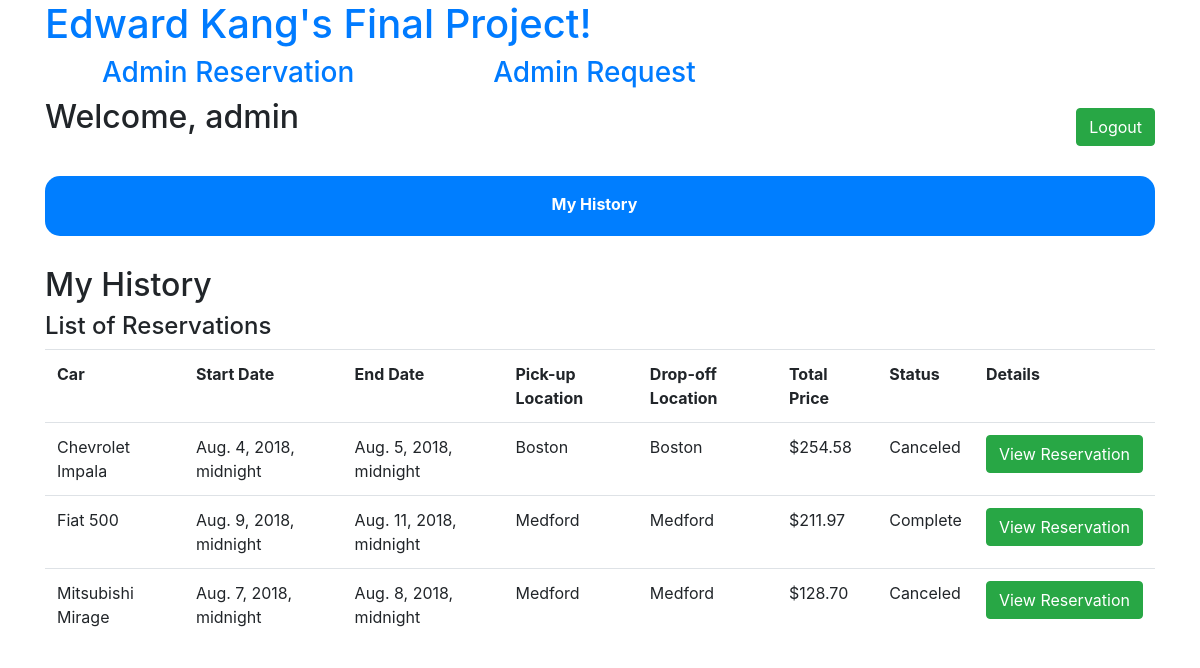
Before: /history (signed in) with the older database file.
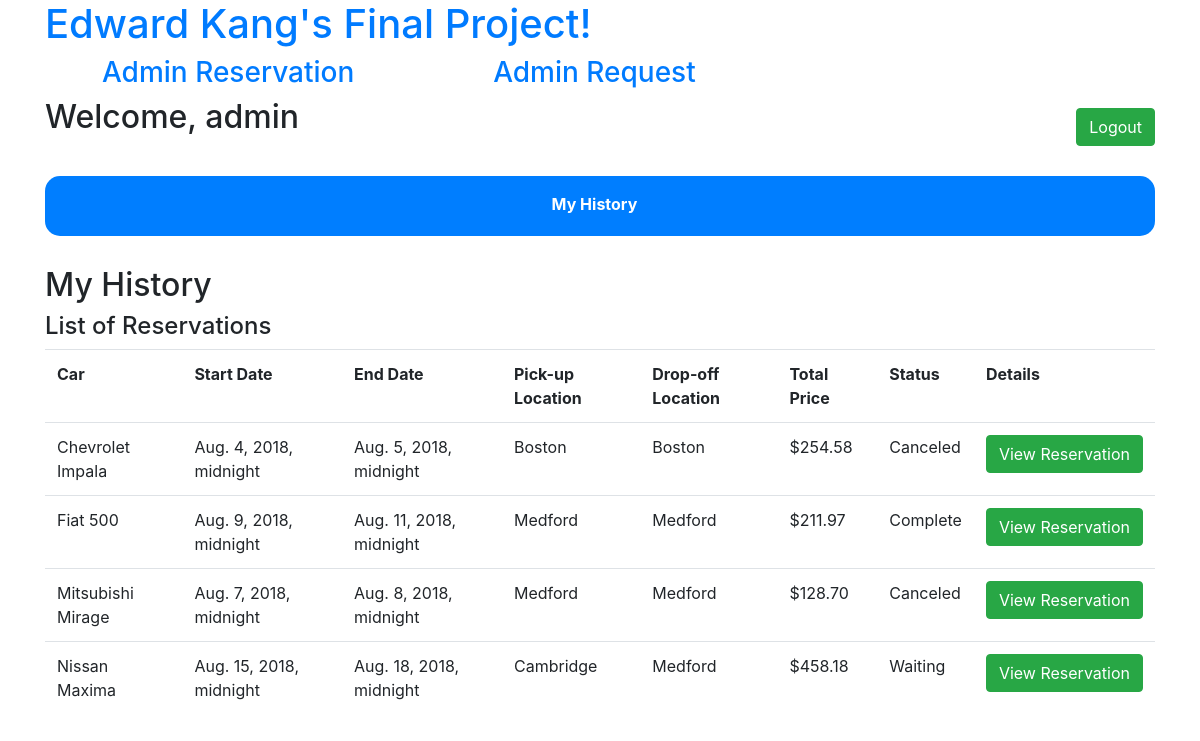
After: the same page with the newer database file.
### rents/models.py (models this page shows, shortened)
class Reservation(models.Model):
    reservation_user = models.ForeignKey(settings.AUTH_USER_MODEL, on_delete=models.CASCADE)
    reservation_car = models.ForeignKey(Car, on_delete=models.CASCADE)
    reservation_start_date = models.DateTimeField()
    reservation_end_date = models.DateTimeField()
    reservation_drop_off = models.ForeignKey(Location, on_delete=models.CASCADE)
    reservation_protection = models.CharField(max_length=64)
    reservation_total_price = models.FloatField()
    reservation_status = models.CharField(max_length=64)
    reservation_request = models.CharField(max_length=64)

class Car(models.Model):
    car_brand = models.CharField(max_length=64)
    car_name = models.CharField(max_length=64)
    car_type = models.CharField(max_length=64)
    car_price = models.FloatField()
    car_size = models.IntegerField()
    car_detail = models.CharField(max_length=64)
    car_status = models.CharField(max_length=64)
    car_location = models.ForeignKey(Location, on_delete=models.CASCADE)

class Location(models.Model):
    location_name = models.CharField(max_length=64)
    location_address = models.CharField(max_length=64)

### rents/views.py (the view)
# urls.py: path("history", views.historyView, name="history"),
def historyView(request):
    if not request.user.is_authenticated:
        return render(request, 'rents/login.html', {'message': 'Please login first.'})
    my_reservation = Reservation.objects.filter(reservation_user__id=request.user.id).all()
    context = {
        'myreservations' : my_reservation
    }
    return render(request, 'rents/history.html', context)

### rents/templates/rents/history.html
{% extends "rents/menu.html" %}
{% block body %}
<div id="body_content" class="form-group">
    <div>
        <h2>My History</h2>
        <div class="body_table">
            <div class="body_table_content">
                <h4>List of Reservations</h4>
                <div>
                    <table class="table">
                        <tr>
                            <th>Car</th>
                            <th>Start Date</th>
                            <th>End Date</th>
                            <th>Pick-up Location</th>
                            <th>Drop-off Location</th>
                            <th>Total Price</th>
                            <th>Status</th>
                            <th>Details</th>
                        </tr>
                        {% for myreservation in myreservations %}
                        <tr>
                            <td>{{ myreservation.reservation_car.car_brand }} {{ myreservation.reservation_car.car_name }}</td>
                            <td>{{ myreservation.reservation_start_date }}</td>
                            <td>{{ myreservation.reservation_end_date }}</td>
                            <td>{{ myreservation.reservation_car.car_location.location_name }}</td>
                            <td>{{ myreservation.reservation_drop_off.location_name }}</td>
                            <td>${{ myreservation.reservation_total_price|floatformat:2 }}</td>
                            <td>{{ myreservation.reservation_status }}</td>
                            <td><input class="btn btn-success" type="button" value="View Reservation" onclick="viewReservation(`{{ myreservation.id }}`, `{{ myreservation.reservation_user.id }}`)" /></td>
                        </tr>
                        {% endfor %}
                    </table>
                </div>
            </div>
        </div>
    </div>
</div>
{% endblock %}

Changed rows visible on the page:
added Reservation: reservation_car.car_brand "Nissan", reservation_car.car_name "Maxima", reservation_start_date "Aug. 15, 2018, midnight", reservation_end_date "Aug. 18, 2018, midnight", reservation_car.car_location.location_name "Cambridge", reservation_drop_off.location_name "Medford", reservation_total_price "458.18", reservation_status "Waiting"
